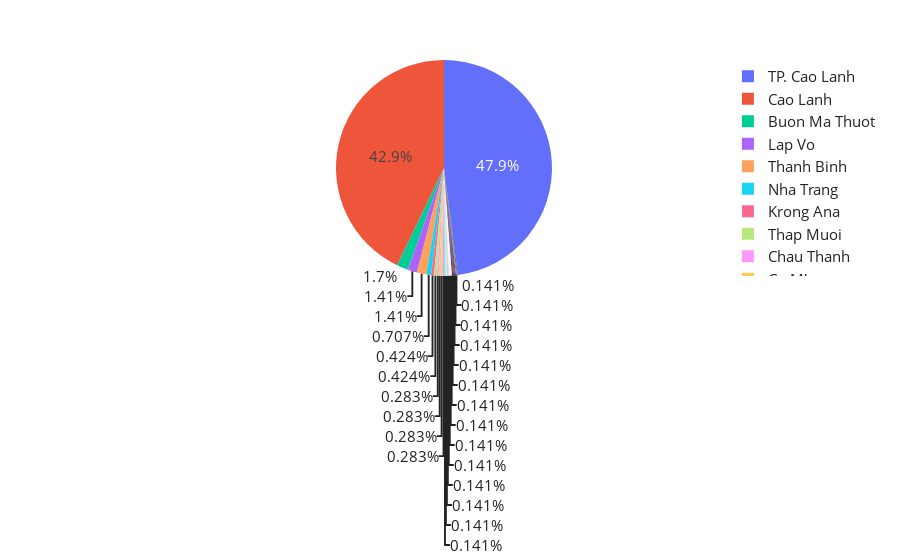

This figure's notebook cell:
### Code cell
fig = px.pie( values=virus.groupby(['ProvincialCity']).size().values,names=virus.groupby(['ProvincialCity']).size().index)
fig.update_layout(
    font=dict(
        size=15,
        color="#242323"
    )
    )   
    
py.iplot(fig)

### Figure 1 — Plotly figure (JSON) as saved in the notebook; plotly's stock layout.template omitted (floating-point values rounded to 4 significant figures)
{"data": [{"domain": {"x": [0, 1], "y": [0, 1]}, "hovertemplate": "label=%{label}<br>value=%{value}<extra></extra>", "labels": ["Buon Ho", "Buon Ma Thuot", "Cam Lo", "Cao Lanh", "Chau Thanh", "Cu M'gar", "Dak Mil", "Dak Song", "Dien Khanh", "Dong Ha", "Dong Hoi", "Krong Ana", "Krong Nang", "Krong No", "Krong Pak", "Lai Vung", "Lap Vo", "Nha Trang", "Ninh Hoa", "Phong Dien", "TP. Cao Lanh", "Tam Nong", "Thanh Binh", "Thap Muoi", "Thi Xa Hong Ngu", "Trieu Phong"], "legendgroup": "", "name": "", "showlegend": true, "type": "pie", "values": [1, 12, 1, 303, 2, 2, 1, 1, 1, 1, 1, 3, 1, 1, 1, 1, 10, 5, 2, 2, 339, 1, 10, 3, 1, 1]}], "layout": {"font": {"color": "#242323", "size": 15}, "legend": {"tracegroupgap": 0}, "margin": {"t": 60}}}
